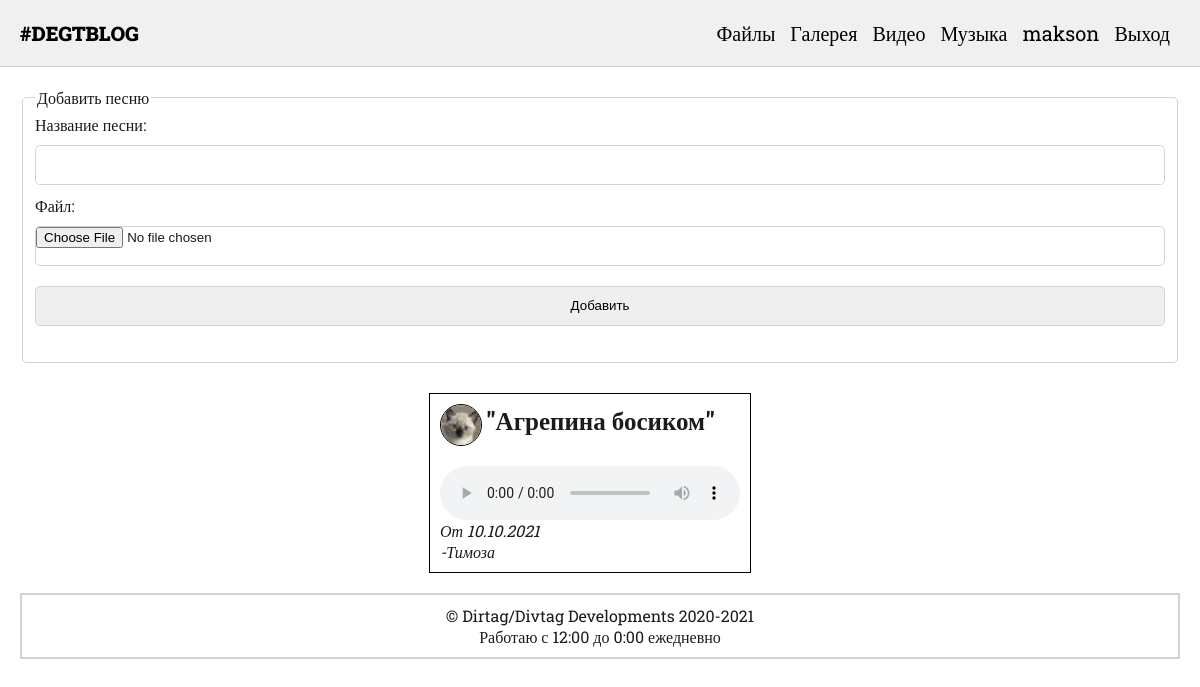
/music.php (signed in), run on the app's committed database.
### tables this page shows
CREATE TABLE `user` (
  `id` int UNSIGNED NOT NULL,
  `username` varchar(255) NOT NULL,
  `name` varchar(255) NOT NULL,
  `password` varchar(255) NOT NULL,
  `email` varchar(255) NOT NULL,
  `admin` tinyint(1) NOT NULL,
  `avatar_file` varchar(255) NOT NULL,
  `bg_file` varchar(255) NOT NULL,
  `invert_bg` tinyint(1) NOT NULL
);

CREATE TABLE `music` (
  `id` int UNSIGNED NOT NULL,
  `name` varchar(255) NOT NULL,
  `filename` varchar(255) NOT NULL,
  `date` varchar(255) NOT NULL,
  `author_id` int UNSIGNED NOT NULL
);

### core/Util.php (called while the page is built)
<?php
class Util {
    public static function getUserData($id) {
        $dsn = "mysql:dbname=dirtagbase;host=localhost";
        $user = "admin";
        $password = "122572";
        $pdo = new \PDO($dsn, $user, $password);
        $sql = "SELECT * FROM user WHERE id=$id";
        $result = $pdo->query($sql);
        $rows = $result->fetch();
        return $rows;
    }
}

### music.php (the view, shortened to what this page needs)
<?php
include("template/header.php");
if(array_key_exists("userid", $_COOKIE)):
    $admin = Util::getUserData($_COOKIE["userid"])["admin"];
?>
<fieldset>
    <legend>Добавить песню</legend>
    <form method="POST" action="add_music.php" enctype="multipart/form-data">
	    <label>Название песни:<br><input type="text" name="name" required></label><br>
	    <label>Файл:<br><input type="file" name="file" accept="audio/*" required></label><br>
	    <input type="submit" value="Добавить">
    </form>
</fieldset>
<?php else: ?>
	<i>Внимание! Чтобы выкладывать музыку, надо войти</i>
<?php endif; ?>
<div class="gallery-flex">
<?php
$sql = "SELECT * FROM `music` ORDER BY id DESC";
$result = $pdo->query($sql);
foreach($result as $row):
?>
<div class="gallery-picture-box">
<img src="avatars/<?= Util::getUserData($row["author_id"])["avatar_file"]; ?>" class="avatar">
    <span class="post-title">"<?= trim($row["name"]); ?>"</span>
    <?php
				if(array_key_exists("userid", $_COOKIE)): if($admin == 1) {
					echo " id=" . $row["id"] . " aid=" . $row["author_id"];
				}
			?>
    <?php if($row["author_id"] == $_COOKIE["userid"] || $admin == 1): ?>
		<form method="POST" action="edit_music_form.php" class="like-form">
				<label><span class="blue">Изменить</span><input type="submit" class="like-input"></label>
				<input type="hidden" name="post_id" value="<?= $row["id"]; ?>">
			</form>
			<form method="POST" action="delete_music.php" class="like-form">
				<label><span class="warning">Удалить</span><input type="submit" class="like-input"></label>
				<input type="hidden" name="post_id" value="<?= $row["id"]; ?>">
			</form><?php endif; endif; ?><br>
	<audio src="music/<?= $row["filename"]; ?>" controls></audio><br>
	<span class="post-date">От <?= $row["date"]; ?></span><br>
	<div class="post-date">-<?= Util::getUserData($row["author_id"])["name"]; ?></div>
</div>
<?php
endforeach;
?>
</div>
<?php include("template/footer.php"); ?>

### template/header.php (shortened to what this page needs)
<?php
include("core/Util.php");
if(array_key_exists("userid", $_COOKIE)) {
	$username = Util::getUserData($_COOKIE["userid"])["username"];
}
?>
<html>
<head>
	<link rel="stylesheet" href="../main.css">
	<link rel="stylesheet" href="../icomoon/style.css">
</head>
<body>
	<div class="nav">
		<a class="logo" href="/">#DEGTBLOG</a>
		<span class="nav-list">
		<a href="files.php" class="nav-item">Файлы</a> <a href="gallery.php" class="nav-item">Галерея</a>
		<a href="video.php" class="nav-item">Видео</a> <a href="music.php" class="nav-item">Музыка</a>
		<?php if(isset($_COOKIE["userid"])): ?>
			<a href="view_user.php?id=<?= $_COOKIE["userid"] ?>" class="nav-item"><?= $username; ?></a> <a href="logout.php" class="nav-item">Выход</a>
		<?php else: ?>
			<a href="signin_form.php" class="nav-item">Вход</a>
		<?php endif; ?> </span> <button class="dropdown-btn-button"><img class="dropdown-btn" src="img/menu.png"></button>
	</div>
	<div class="container">
		<div class="content">

### main.css (style rules this page uses)
body { font-family: 'Roboto Slab', serif; color:rgb(27, 27, 27); padding: 0; margin: 0; max-width: 100%; max-height: 100%; background-repeat: cover; background: rgb(red, green, blue); }
.container { margin: 20px; }
textarea, input { width: 100%; margin-bottom: 10px; margin-top: 10px; border: 1px solid lightgray; border-radius: 5px; }
input { height: 40px; }
.logo { text-decoration: none; color: black; font-weight: 900; margin-right: 50px; }
.post-title { font-size: 25px; font-weight: bold; }
.post-date { font-style: italic; }
.nav { border-bottom: lightgray solid 1px; padding: 20px; margin: 0; font-size: 20px; background: rgb(240, 240, 240); }
.nav-item { text-decoration: none; color: #000; margin-right: 10px; }
.nav-list { float: right; }
.gallery-flex { display: flex; flex-wrap: wrap; justify-content: center; }
.gallery-picture-box { border: 1px solid #000; padding: 10px; background: #fff; margin: 10px 20px 10px 0; }
.avatar { width: 40px; height: 40px; border-radius: 50%; border: #000 solid 1px; vertical-align: middle; }
audio { margin-top: 20px; }
fieldset { margin-bottom: 20px; }
fieldset { border: 1px solid lightgray; border-radius: 5px; }

### data on the page
user: username "makson"
music: author.avatar_file (picture), name "Агрепина босиком", date "10.10.2021", author.name "Тимоза"
